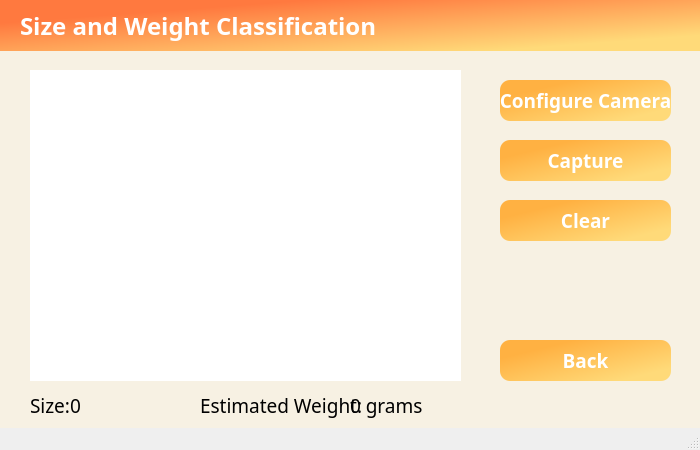
<?xml version="1.0" encoding="UTF-8"?>
<ui version="4.0">
 <class>SizeWeight</class>
 <widget class="QMainWindow" name="SizeWeight">
  <property name="geometry">
   <rect>
    <x>0</x>
    <y>0</y>
    <width>700</width>
    <height>450</height>
   </rect>
  </property>
  <property name="windowTitle">
   <string>MainWindow</string>
  </property>
  <widget class="QWidget" name="centralwidget">
   <widget class="QWidget" name="bgwidget" native="true">
    <property name="geometry">
     <rect>
      <x>0</x>
      <y>0</y>
      <width>700</width>
      <height>450</height>
     </rect>
    </property>
    <property name="styleSheet">
     <string notr="true">QWidget#bgwidget{
background-color:rgb(247, 241, 227);}</string>
    </property>
    <widget class="QLabel" name="sizeWeightVid">
     <property name="geometry">
      <rect>
       <x>30</x>
       <y>70</y>
       <width>431</width>
       <height>311</height>
      </rect>
     </property>
     <property name="styleSheet">
      <string notr="true">background-color:rgb(255, 255, 255);
color:rgb(85, 85, 85)
</string>
     </property>
     <property name="frameShape">
      <enum>QFrame::Box</enum>
     </property>
     <property name="lineWidth">
      <number>0</number>
     </property>
     <property name="text">
      <string/>
     </property>
    </widget>
    <widget class="QPushButton" name="configBtn">
     <property name="geometry">
      <rect>
       <x>500</x>
       <y>80</y>
       <width>171</width>
       <height>41</height>
      </rect>
     </property>
     <property name="font">
      <font>
       <family>Source Sans Pro</family>
       <pointsize>14</pointsize>
       <weight>75</weight>
       <italic>false</italic>
       <bold>true</bold>
      </font>
     </property>
     <property name="cursor">
      <cursorShape>PointingHandCursor</cursorShape>
     </property>
     <property name="styleSheet">
      <string notr="true">border-radius:10px;
background-color:qlineargradient(spread:pad, x1:0.216, y1:0.232727, x2:0.847, y2:0.847, stop:0 rgba(255, 177, 66, 255), stop:1 rgba(255, 218, 121, 255));
color:rgb(255, 255, 255);</string>
     </property>
     <property name="text">
      <string>Configure Camera</string>
     </property>
     <property name="flat">
      <bool>false</bool>
     </property>
    </widget>
    <widget class="QPushButton" name="captureBtn">
     <property name="geometry">
      <rect>
       <x>500</x>
       <y>140</y>
       <width>171</width>
       <height>41</height>
      </rect>
     </property>
     <property name="font">
      <font>
       <family>Source Sans Pro</family>
       <pointsize>14</pointsize>
       <weight>75</weight>
       <bold>true</bold>
      </font>
     </property>
     <property name="cursor">
      <cursorShape>PointingHandCursor</cursorShape>
     </property>
     <property name="styleSheet">
      <string notr="true">border-radius:10px;
background-color:qlineargradient(spread:pad, x1:0.216, y1:0.232727, x2:0.847, y2:0.847, stop:0 rgba(255, 177, 66, 255), stop:1 rgba(255, 218, 121, 255));
color:rgb(255, 255, 255);</string>
     </property>
     <property name="text">
      <string>Capture</string>
     </property>
     <property name="flat">
      <bool>false</bool>
     </property>
    </widget>
    <widget class="QPushButton" name="clearBtn">
     <property name="geometry">
      <rect>
       <x>500</x>
       <y>200</y>
       <width>171</width>
       <height>41</height>
      </rect>
     </property>
     <property name="font">
      <font>
       <family>Source Sans Pro</family>
       <pointsize>14</pointsize>
       <weight>75</weight>
       <bold>true</bold>
      </font>
     </property>
     <property name="cursor">
      <cursorShape>PointingHandCursor</cursorShape>
     </property>
     <property name="styleSheet">
      <string notr="true">border-radius:10px;
background-color:qlineargradient(spread:pad, x1:0.216, y1:0.232727, x2:0.847, y2:0.847, stop:0 rgba(255, 177, 66, 255), stop:1 rgba(255, 218, 121, 255));
color:rgb(255, 255, 255);</string>
     </property>
     <property name="text">
      <string>Clear</string>
     </property>
     <property name="flat">
      <bool>false</bool>
     </property>
    </widget>
    <widget class="QPushButton" name="backBtn">
     <property name="geometry">
      <rect>
       <x>500</x>
       <y>340</y>
       <width>171</width>
       <height>41</height>
      </rect>
     </property>
     <property name="font">
      <font>
       <family>Source Sans Pro</family>
       <pointsize>14</pointsize>
       <weight>75</weight>
       <bold>true</bold>
      </font>
     </property>
     <property name="cursor">
      <cursorShape>PointingHandCursor</cursorShape>
     </property>
     <property name="styleSheet">
      <string notr="true">border-radius:10px;
background-color:qlineargradient(spread:pad, x1:0.216, y1:0.232727, x2:0.847, y2:0.847, stop:0 rgba(255, 177, 66, 255), stop:1 rgba(255, 218, 121, 255));
color:rgb(255, 255, 255);</string>
     </property>
     <property name="text">
      <string>Back</string>
     </property>
     <property name="flat">
      <bool>false</bool>
     </property>
    </widget>
    <widget class="QWidget" name="panelwidget" native="true">
     <property name="geometry">
      <rect>
       <x>0</x>
       <y>0</y>
       <width>701</width>
       <height>51</height>
      </rect>
     </property>
     <property name="styleSheet">
      <string notr="true">QWidget#panelwidget{
background-color:qlineargradient(spread:pad, x1:0.216, y1:0.232727, x2:0.847, y2:0.847, stop:0 rgba(255, 121, 63, 255), stop:1 rgba(255, 218, 121, 255));}</string>
     </property>
     <widget class="QLabel" name="label_2">
      <property name="geometry">
       <rect>
        <x>20</x>
        <y>10</y>
        <width>361</width>
        <height>31</height>
       </rect>
      </property>
      <property name="font">
       <font>
        <family>Source Sans Pro</family>
        <pointsize>18</pointsize>
        <weight>75</weight>
        <bold>true</bold>
       </font>
      </property>
      <property name="styleSheet">
       <string notr="true">color:rgb(255, 255, 255);</string>
      </property>
      <property name="text">
       <string>Size and Weight Classification</string>
      </property>
     </widget>
    </widget>
    <widget class="QLabel" name="label_11">
     <property name="geometry">
      <rect>
       <x>30</x>
       <y>390</y>
       <width>161</width>
       <height>31</height>
      </rect>
     </property>
     <property name="font">
      <font>
       <family>Source Sans Pro</family>
       <pointsize>14</pointsize>
       <weight>50</weight>
       <bold>false</bold>
      </font>
     </property>
     <property name="styleSheet">
      <string notr="true"/>
     </property>
     <property name="text">
      <string>Size:</string>
     </property>
    </widget>
    <widget class="QLabel" name="label_12">
     <property name="geometry">
      <rect>
       <x>200</x>
       <y>390</y>
       <width>261</width>
       <height>31</height>
      </rect>
     </property>
     <property name="font">
      <font>
       <family>Source Sans Pro</family>
       <pointsize>14</pointsize>
       <weight>50</weight>
       <bold>false</bold>
      </font>
     </property>
     <property name="styleSheet">
      <string notr="true"/>
     </property>
     <property name="text">
      <string>Estimated Weight:</string>
     </property>
    </widget>
    <widget class="QLabel" name="sizeLbl">
     <property name="geometry">
      <rect>
       <x>70</x>
       <y>390</y>
       <width>121</width>
       <height>31</height>
      </rect>
     </property>
     <property name="font">
      <font>
       <family>Source Sans Pro</family>
       <pointsize>14</pointsize>
       <weight>50</weight>
       <bold>false</bold>
      </font>
     </property>
     <property name="styleSheet">
      <string notr="true"/>
     </property>
     <property name="text">
      <string>0</string>
     </property>
    </widget>
    <widget class="QLabel" name="weightLbl">
     <property name="geometry">
      <rect>
       <x>350</x>
       <y>390</y>
       <width>111</width>
       <height>31</height>
      </rect>
     </property>
     <property name="font">
      <font>
       <family>Source Sans Pro</family>
       <pointsize>14</pointsize>
       <weight>50</weight>
       <bold>false</bold>
      </font>
     </property>
     <property name="styleSheet">
      <string notr="true"/>
     </property>
     <property name="text">
      <string>0 grams</string>
     </property>
    </widget>
    <zorder>panelwidget</zorder>
    <zorder>sizeWeightVid</zorder>
    <zorder>configBtn</zorder>
    <zorder>captureBtn</zorder>
    <zorder>clearBtn</zorder>
    <zorder>backBtn</zorder>
    <zorder>label_11</zorder>
    <zorder>label_12</zorder>
    <zorder>sizeLbl</zorder>
    <zorder>weightLbl</zorder>
   </widget>
  </widget>
  <widget class="QStatusBar" name="statusbar"/>
 </widget>
 <resources/>
 <connections/>
</ui>
